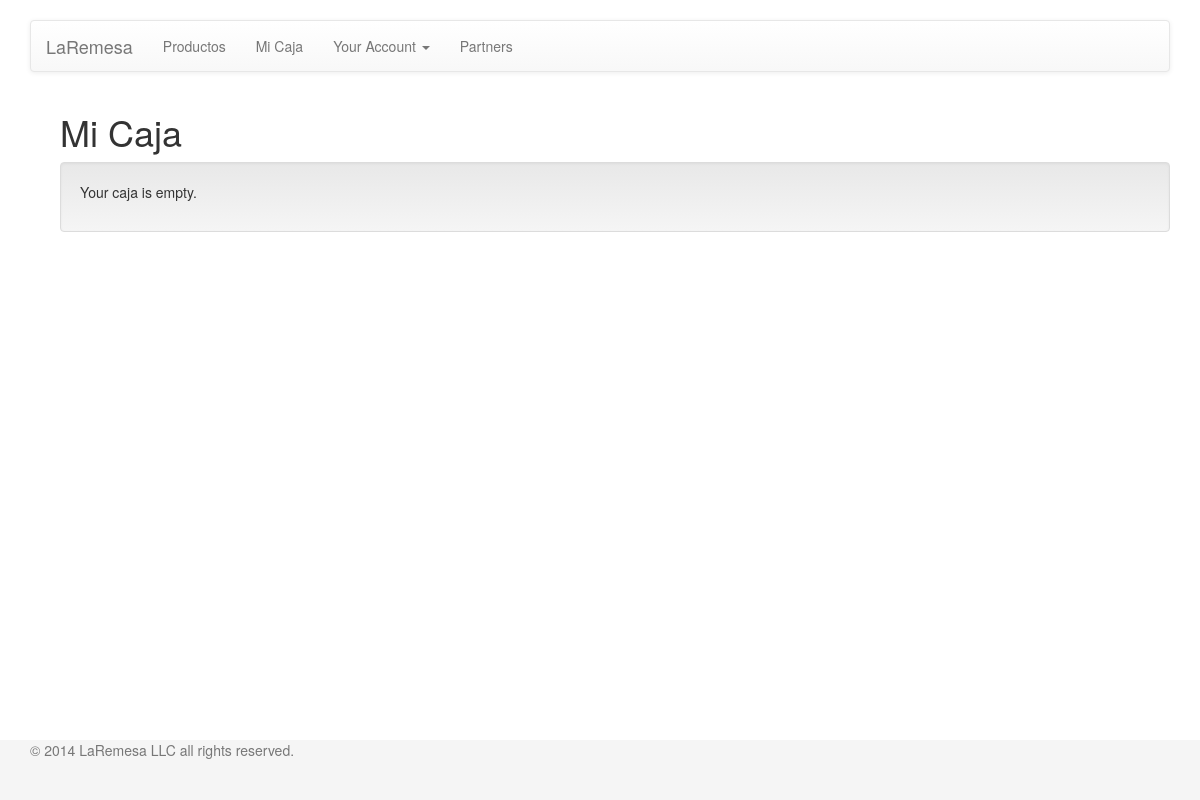
The page /caja/ (signed in) on the database as committed earlier.
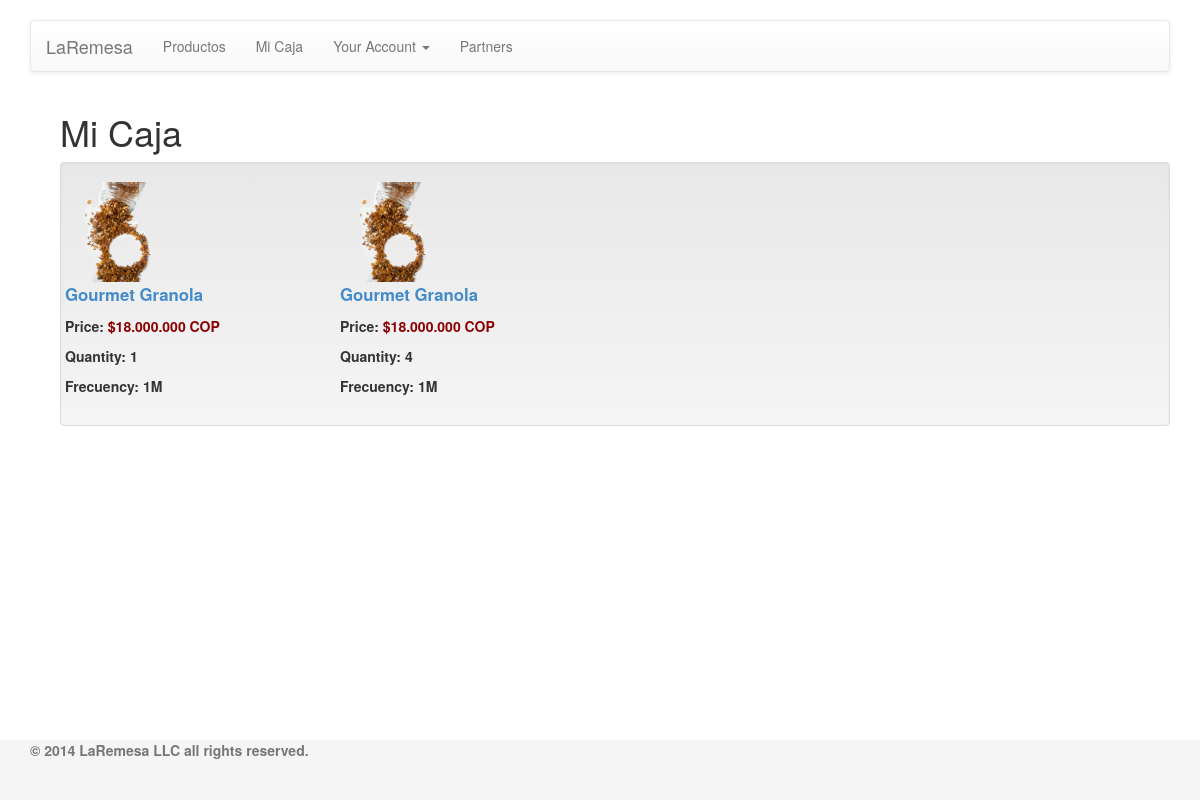
The same page on the database as committed later.
### cart/models.py (models this page shows, shortened)
class CartItem(models.Model):
    MONTHLY = "1M"
    DELIVERY_EVERY = (
        ("W", "1 week"),
        ("2W", "2 weeks"),
        ("3W", "3 weeks"),
        (MONTHLY, "1 month"),
        ("2M", "2 months"),
        ("3M", "3 months"),
        ("4M", "4 months"),
        ("5M", "5 months"),
        ("6M", "6 months"),
    )
    QUANTITY = [(a, b) for a, b in zip(range(1, 31), range(1, 31))]
    cart = models.ForeignKey('Cart', related_name='cart_items')
    product = models.ForeignKey(Product)
    qty = models.IntegerField(default=1, choices=QUANTITY)
    deliver_every = models.CharField(max_length=150, choices=DELIVERY_EVERY,
                                     default=MONTHLY)
    def __unicode__(self):
        return str(self.product)

### catalogue/models.py (models this page shows)
class Product(models.Model):
    category = models.ForeignKey('CatalogueCategory', related_name='products')
    name = models.CharField(max_length=300)
    slug = models.SlugField(max_length=150)
    description = models.TextField()
    photo = models.ImageField(upload_to='product_photo', blank=True)
    manufacturer = models.CharField(max_length=300, blank=True)
    price_in_cop = models.DecimalField(max_digits=6, decimal_places=3)
    def __unicode__(self):
        return str(self.category) + ' - ' + self.name

### remesa/views.py (the view, shortened to what this page needs)
# urls.py: url(r'^caja/', 'remesa.views.caja', name='caja'),
def caja(request):
    user = request.user
    if user.is_authenticated():
        cart = Cart.objects.get(user=user)
    context = {
        'cart_items': CartItem.objects.all().filter(cart_id=cart.id)
    }
    print context
    return render_to_response(
        'caja.html',
        context_instance=RequestContext(request, context))

### catalogue/models.py (called while the page is built)
    def __unicode__(self):
        return self.name

### remesa/context_processors.py (called while the page is built)
def remesa(request):
    return {"STORE_NAME": getattr(settings, "STORE_NAME", None)}

### remesa/templates/caja.html (shortened to what this page needs)
{% extends 'base.html' %}
{% block content %}
<div class="container-fluid">
    <div class="row">
        <div class="col-md-12">
            <h1>Mi Caja</h1>
            <div class="well">
                {% if cart_items %}
                    {% for cart_item in cart_items %}
                        {% if forloop.first %}
                            <div class="row">
                        {% endif %}
                            <div class="col-md-3">
                                {% include 'cart/cart_item.html' %}
                            </div>
                        {% if forloop.last %}
                            </div>
                        {% endif %}
                    {% endfor %}
                {% else %}
                <p>Your caja is empty.</p>
                {% endif %}
            </div>
        </div>
    </div>
</div>
{% endblock %}

### remesa/templates/cart/cart_item.html
    <div class="row">
       <a href="">
           <img class="img-responsive" src="{{cart_item.product.photo.url}}"
           alt="Responsive image" style="max-width: 100px"></img>
       </a>
    </div>
    <div class="row">
        <p><big><strong><a href="">{{cart_item.product.name}}</a></strong></big></p>
    </div>
    <div class="row">
        <p><strong>Price: <strong style="color:darkred">${{cart_item.product.price_in_cop}}.000 COP</strong></p>
    </div>
    <div class="row">
        <p><strong>Quantity: {{cart_item.qty}}</strong>{{ form }}</p>
    </div>
    <div class="row">
        <p><strong>Frecuency: {{cart_item.deliver_every}}</strong>{{ form }}</p>
    </div>

Rows that differ between the two databases and show on the page:
added CartItem: product.photo (picture), product.name "Gourmet Granola", product.price_in_cop "18.000", qty "1", deliver_every "1M"
added CartItem: product.photo (picture), product.name "Gourmet Granola", product.price_in_cop "18.000", qty "4", deliver_every "1M"
Other text that changed with them:
text no longer shown: "Your caja is empty."
